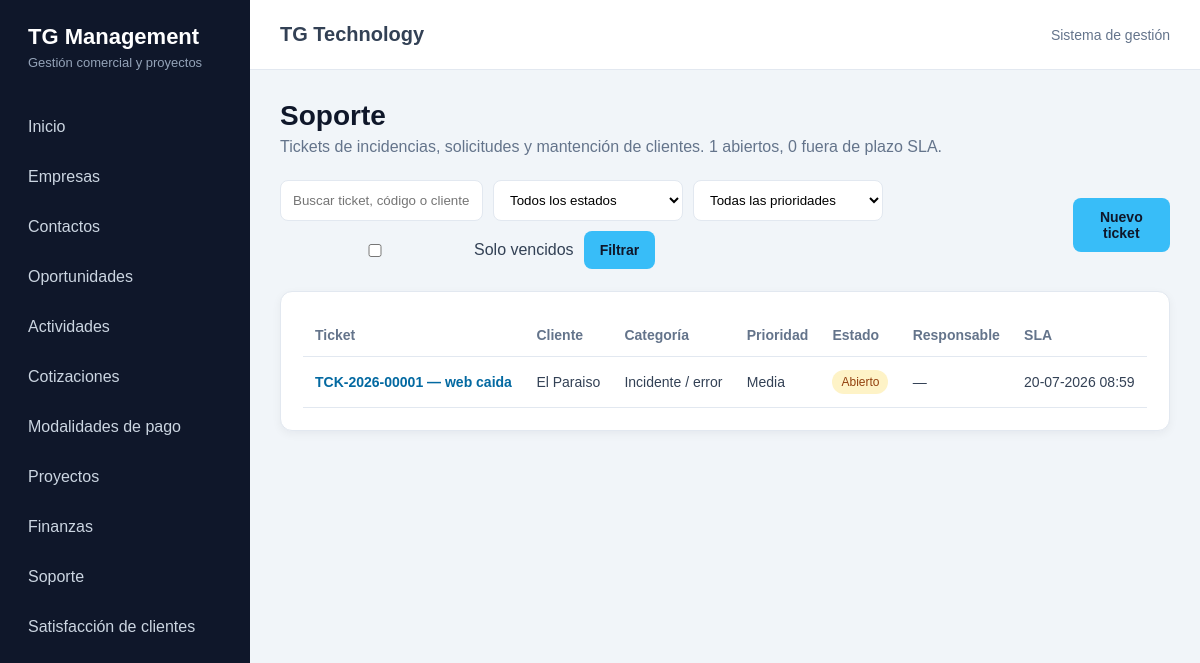
Screenshot of /soporte/tickets/ with the database file from the repository.
### soporte/models.py (models this page shows, shortened)
class Ticket(models.Model):
    class Categoria(models.TextChoices):
        INCIDENTE = "incidente", "Incidente / error"
        SOLICITUD_CAMBIO = "solicitud_cambio", "Solicitud de cambio"
        DUDA = "duda", "Duda / consulta"
        MANTENCION = "mantencion", "Mantención programada"
        OTRO = "otro", "Otro"
    class Prioridad(models.TextChoices):
        BAJA = "baja", "Baja"
        MEDIA = "media", "Media"
        ALTA = "alta", "Alta"
        CRITICA = "critica", "Crítica"
    class Estado(models.TextChoices):
        ABIERTO = "abierto", "Abierto"
        EN_PROCESO = "en_proceso", "En proceso"
        ESPERANDO_CLIENTE = "esperando_cliente", "Esperando al cliente"
        RESUELTO = "resuelto", "Resuelto"
        CERRADO = "cerrado", "Cerrado"
    class Canal(models.TextChoices):
        EMAIL = "email", "Correo electrónico"
        WHATSAPP = "whatsapp", "WhatsApp"
        TELEFONO = "telefono", "Teléfono"
        FORMULARIO = "formulario", "Formulario web"
        OTRO = "otro", "Otro"
    codigo = models.CharField(
        "Código",
        max_length=30,
        unique=True,
        blank=True,
        editable=False,
    )
    empresa = models.ForeignKey(
        "crm.Empresa",
        verbose_name="Cliente",
        on_delete=models.PROTECT,
        related_name="tickets",
    )
    contacto = models.ForeignKey(
        "crm.Contacto",
        verbose_name="Reportado por",
        on_delete=models.SET_NULL,
        null=True,
        blank=True,
        related_name="tickets",
    )
    proyecto = models.ForeignKey(
        "proyectos.Proyecto",
        verbose_name="Proyecto asociado",
        on_delete=models.SET_NULL,
        null=True,
        blank=True,
        related_name="tickets",
    )
    titulo = models.CharField(
        "Título",
        max_length=200,
    )
    descripcion = models.TextField(
        "Descripción",
        blank=True,
    )
    categoria = models.CharField(
        "Categoría",
        max_length=30,
        choices=Categoria.choices,
        default=Categoria.INCIDENTE,
    )
    prioridad = models.CharField(
        "Prioridad",
        max_length=20,
        choices=Prioridad.choices,
        default=Prioridad.MEDIA,
    )
    estado = models.CharField(
        "Estado",
        max_length=30,
        choices=Estado.choices,
        default=Estado.ABIERTO,
    )
    canal = models.CharField(
        "Canal de ingreso",
        max_length=20,
        choices=Canal.choices,
        default=Canal.EMAIL,
    )
    responsable = models.ForeignKey(
        settings.AUTH_USER_MODEL,
        verbose_name="Responsable",
        on_delete=models.SET_NULL,
        null=True,
        blank=True,
        related_name="tickets_asignados",
    )
    fecha_reporte = models.DateTimeField(
        "Fecha de reporte",
        auto_now_add=True,
    )
    fecha_limite_respuesta = models.DateTimeField(
        "Límite de primera respuesta (SLA)",
        null=True,
        blank=True,
        editable=False,
    )
    fecha_primera_respuesta = models.DateTimeField(
        "Fecha de primera respuesta",
        null=True,
        blank=True,
    )
    fecha_resolucion = models.DateTimeField(
        "Fecha de resolución",
        null=True,
        blank=True,
    )
    horas_dedicadas = models.DecimalField(
        "Horas dedicadas",
        max_digits=6,
        decimal_places=2,
        default=Decimal("0.00"),
        validators=[MinValueValidator(Decimal("0.00"))],
        help_text="Útil para descontar de la bolsa de horas de mantención mensual.",
    )
    creado_en = models.DateTimeField(
        "Creado",
        auto_now_add=True,
    )
    actualizado_en = models.DateTimeField(
        "Actualizado",
        auto_now=True,
    )
    class Meta:
        verbose_name = "Ticket de soporte"
        verbose_name_plural = "Tickets de soporte"
        ordering = ["-fecha_reporte"]
    @property
    def esta_vencido(self):
        if self.estado in {self.Estado.RESUELTO, self.Estado.CERRADO}:
            return False
        if not self.fecha_limite_respuesta:
            return False
        if self.fecha_primera_respuesta:
            return self.fecha_primera_respuesta > self.fecha_limite_respuesta
        return timezone.now() > self.fecha_limite_respuesta

### crm/models.py (models this page shows)
class Empresa(models.Model):
    class TipoEmpresa(models.TextChoices):
        PROSPECTO = "PROSPECTO", "Prospecto"
        CLIENTE = "CLIENTE", "Cliente"
        PROVEEDOR = "PROVEEDOR", "Proveedor"
        PARTNER = "PARTNER", "Partner"
    class EstadoEmpresa(models.TextChoices):
        ACTIVA = "ACTIVA", "Activa"
        INACTIVA = "INACTIVA", "Inactiva"
    razon_social = models.CharField(
        "Razón social",
        max_length=200,
    )
    nombre_fantasia = models.CharField(
        "Nombre de fantasía",
        max_length=200,
        blank=True,
    )
    rut = models.CharField(
        "RUT",
        max_length=20,
        blank=True,
        unique=True,
        null=True,
    )
    tipo = models.CharField(
        "Tipo de empresa",
        max_length=20,
        choices=TipoEmpresa.choices,
        default=TipoEmpresa.PROSPECTO,
    )
    rubro = models.CharField(
        "Rubro",
        max_length=150,
        blank=True,
    )
    sitio_web = models.URLField(
        "Sitio web",
        blank=True,
    )
    telefono = models.CharField(
        "Teléfono",
        max_length=30,
        blank=True,
    )
    email = models.EmailField(
        "Correo electrónico",
        blank=True,
    )
    direccion = models.CharField(
        "Dirección",
        max_length=250,
        blank=True,
    )
    comuna = models.CharField(
        "Comuna",
        max_length=100,
        blank=True,
    )
    region = models.CharField(
        "Región",
        max_length=100,
        blank=True,
    )
    estado = models.CharField(
        "Estado",
        max_length=20,
        choices=EstadoEmpresa.choices,
        default=EstadoEmpresa.ACTIVA,
    )
    observaciones = models.TextField(
        "Observaciones",
        blank=True,
    )
    creado_por = models.ForeignKey(
        settings.AUTH_USER_MODEL,
        verbose_name="Creado por",
        on_delete=models.SET_NULL,
        null=True,
        blank=True,
        related_name="empresas_creadas",
    )
    fecha_creacion = models.DateTimeField(
        "Fecha de creación",
        auto_now_add=True,
    )
    fecha_actualizacion = models.DateTimeField(
        "Última actualización",
        auto_now=True,
    )
    class Meta:
        verbose_name = "Empresa"
        verbose_name_plural = "Empresas"
        ordering = ["razon_social"]
    def __str__(self):
        return self.nombre_fantasia or self.razon_social

### soporte/views.py (the view, shortened to what this page needs)
def ticket_lista(request):
    tickets = Ticket.objects.select_related(
        "empresa",
        "contacto",
        "proyecto",
        "responsable",
    )
    busqueda = request.GET.get("q", "").strip()
    estado = request.GET.get("estado", "").strip()
    prioridad = request.GET.get("prioridad", "").strip()
    solo_vencidos = request.GET.get("vencidos", "").strip()
    if estado:
        tickets = tickets.filter(estado=estado)
    if prioridad:
        tickets = tickets.filter(prioridad=prioridad)
    if solo_vencidos:
        tickets = [t for t in tickets if t.esta_vencido]
    abiertos = Ticket.objects.exclude(
        estado__in=[Ticket.Estado.RESUELTO, Ticket.Estado.CERRADO]
    )
    context = {
        "tickets": tickets,
        "estados": Ticket.Estado.choices,
        "prioridades": Ticket.Prioridad.choices,
        "estado_seleccionado": estado,
        "prioridad_seleccionada": prioridad,
        "busqueda": busqueda,
        "solo_vencidos": solo_vencidos,
        "total_abiertos": abiertos.count(),
        "total_vencidos": len([t for t in abiertos if t.esta_vencido]),
    }
    return render(request, "soporte/ticket_lista.html", context)

### soporte/templates/soporte/ticket_lista.html (shortened to what this page needs)
{% extends "core/base.html" %}
{% block content %}
    <div class="encabezado-pagina">
        <h1>Soporte</h1>
        <p>
            Tickets de incidencias, solicitudes y mantención de clientes.
            {{ total_abiertos }} abiertos, {{ total_vencidos }} fuera de plazo SLA.
        </p>
    </div>
    <div class="acciones">
        <form method="get" class="filtros">
            <input
                type="text"
                name="q"
                value="{{ busqueda }}"
                placeholder="Buscar ticket, código o cliente"
            >
            <select name="estado">
                <option value="">Todos los estados</option>
            </select>
            <select name="prioridad">
                <option value="">Todas las prioridades</option>
            </select>
            <label style="display:flex; align-items:center; gap:4px;">
                <input
                    type="checkbox"
                    name="vencidos"
                    value="1"
                >
                Solo vencidos
            </label>
            <button type="submit" class="boton">
                Filtrar
            </button>
        </form>
        <a
            href="{% url 'soporte:ticket_crear' %}"
            class="boton"
        >
            Nuevo ticket
        </a>
    </div>
    <div class="panel">
        {% if tickets %}
            <div class="tabla-contenedor">
                <table>
                    <thead>
                        <tr>
                            <th>Ticket</th>
                            <th>Cliente</th>
                            <th>Categoría</th>
                            <th>Prioridad</th>
                            <th>Estado</th>
                            <th>Responsable</th>
                            <th>SLA</th>
                        </tr>
                    </thead>
                    <tbody>
                        {% for ticket in tickets %}
                            <tr>
                                <td>
                                    <a
                                        href="{% url 'soporte:ticket_detalle' ticket.pk %}"
                                        class="enlace-tabla"
                                    >
                                        {{ ticket.codigo }} — {{ ticket.titulo }}
                                    </a>
                                </td>
                                <td>
                                    {{ ticket.empresa }}
                                </td>
                                <td>
                                    {{ ticket.get_categoria_display }}
                                </td>
                                <td>
                                    {{ ticket.get_prioridad_display }}
                                </td>
                                <td>
                                    {% if ticket.estado == "resuelto" or ticket.estado == "cerrado" %}
                                        <span class="estado estado-completado">
                                            {{ ticket.get_estado_display }}
                                        </span>
                                    {% elif ticket.esta_vencido %}
                                        <span class="estado estado-inactivo">
                                            {{ ticket.get_estado_display }} — vencido
                                        </span>
                                    {% else %}
                                        <span class="estado estado-pendiente">
                                            {{ ticket.get_estado_display }}
                                        </span>
                                    {% endif %}
                                </td>
                                <td>
                                    {{ ticket.responsable|default:"—" }}
                                </td>
                                <td>
                                    {{ ticket.fecha_limite_respuesta|date:"d-m-Y H:i"|default:"—" }}
                                </td>
                            </tr>
                        {% endfor %}
                    </tbody>
                </table>
            </div>
        {% else %}
            <div class="sin-registros">
                No se encontraron tickets.
            </div>
        {% endif %}
    </div>
{% endblock %}

### core/static/core/css/styles.css (style rules this page uses)
:root { --color-principal: #0f172a; --color-secundario: #1e293b; --color-acento: #38bdf8; --color-fondo: #f1f5f9; --color-blanco: #ffffff; --color-texto: #334155; --color-texto-secundario: #64748b; --color-borde: #e2e8f0; --color-exito: #16a34a; --color-advertencia: #d97706; --color-peligro: #b91c1c; --sombra-suave: 0 3px 10px rgba(15, 23, 42, 0.05); }
* { box-sizing: border-box; margin: 0; padding: 0; }
body { min-height: 100vh; font-family: Arial, Helvetica, sans-serif; background-color: var(--color-fondo); color: var(--color-texto); }
.encabezado-pagina { margin-bottom: 24px; }
.encabezado-pagina h1 { margin-bottom: 6px; font-size: 28px; color: var(--color-principal); }
.encabezado-pagina p { color: var(--color-texto-secundario); }
.panel { padding: 22px; border: 1px solid var(--color-borde); border-radius: 12px; background-color: var(--color-blanco); box-shadow: var(--sombra-suave); }
.tabla-contenedor { width: 100%; overflow-x: auto; }
table { width: 100%; border-collapse: collapse; }
th, td { padding: 13px 12px; border-bottom: 1px solid var(--color-borde); text-align: left; font-size: 14px; }
th { color: var(--color-texto-secundario); font-weight: 600; }
.estado { display: inline-block; padding: 5px 9px; border-radius: 20px; background-color: #e0f2fe; color: #0369a1; font-size: 12px; }
.enlace-tabla { color: #0369a1; font-weight: 600; text-decoration: none; }
.acciones { display: flex; justify-content: space-between; align-items: center; gap: 16px; margin-bottom: 22px; }
.boton { display: inline-block; padding: 11px 16px; border: none; border-radius: 8px; background-color: var(--color-acento); color: var(--color-principal); font-family: inherit; font-size: 14px; font-weight: 700; text-align: center; text-decoration: none; cursor: pointer; transition: opacity 0.2s ease, transform 0.2s ease; }
.filtros { display: flex; flex-wrap: wrap; gap: 10px; }
.filtros input, .filtros select { min-width: 190px; padding: 11px 12px; border: 1px solid var(--color-borde); border-radius: 8px; background-color: var(--color-blanco); font-family: inherit; }
.estado-pendiente { background-color: #fef3c7; color: #92400e; }
.estado-pendiente { background: #fef3c7; color: #92400e; }

### rows the page displays
Ticket: codigo "TCK-2026-00001", titulo "web caida", empresa "El Paraiso", categoria "Incidente / error", prioridad "Media", estado "Abierto", responsable "—", fecha_limite_respuesta "20-07-2026 08:59"

### other values shown
{{ total_abiertos }} "1"
{{ total_vencidos }} "0"
